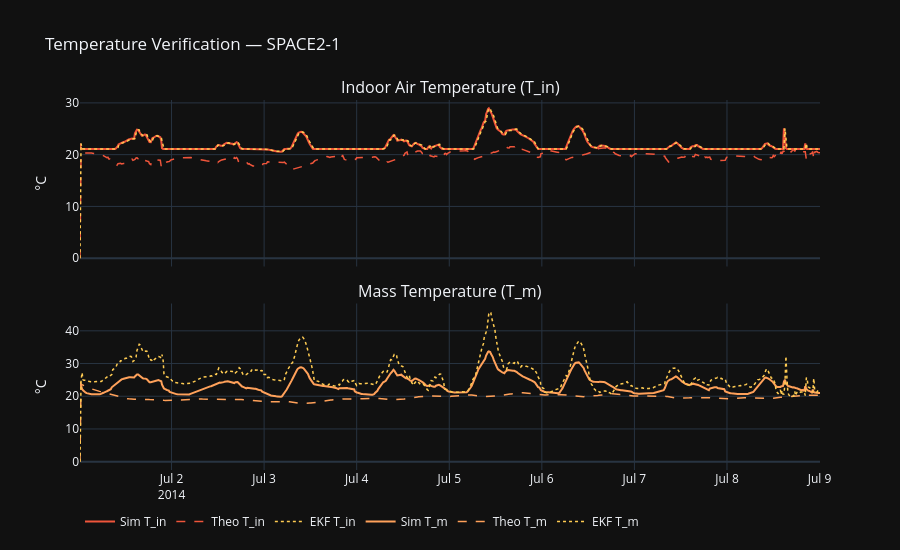

Notebook source saved alongside this figure:
### Markdown cell above
## 1 · Temperature Verification (T_in & T_m)
Compare Simulation → Theoretical RC model → EKF estimate.

### Code cell
fig = make_subplots(
    rows=2, cols=1, shared_xaxes=True,
    subplot_titles=['Indoor Air Temperature (T_in)', 'Mass Temperature (T_m)'],
    vertical_spacing=0.10
)

t = df['Datetime']

# T_in
fig.add_trace(go.Scatter(x=t, y=df[f'{ZONE}_Temp_C'],
    name='Sim T_in', line=dict(color='#EF553B', width=2)), row=1, col=1)
fig.add_trace(go.Scatter(x=t, y=df[f'{ZONE}_T_in_theo'],
    name='Theo T_in', line=dict(color='#EF553B', width=1.5, dash='dash')), row=1, col=1)
fig.add_trace(go.Scatter(x=t, y=df[f'{ZONE}_T_in_est'],
    name='EKF T_in', line=dict(color='#FECB52', width=1.5, dash='dot')), row=1, col=1)

# T_m
fig.add_trace(go.Scatter(x=t, y=df[f'{ZONE}_T_m_C'],
    name='Sim T_m', line=dict(color='#FFA15A', width=2)), row=2, col=1)
fig.add_trace(go.Scatter(x=t, y=df[f'{ZONE}_T_m_theo'],
    name='Theo T_m', line=dict(color='#FFA15A', width=1.5, dash='dash')), row=2, col=1)
fig.add_trace(go.Scatter(x=t, y=df[f'{ZONE}_T_m_est'],
    name='EKF T_m', line=dict(color='#FECB52', width=1.5, dash='dot')), row=2, col=1)

fig.update_layout(template='plotly_dark', height=550,
    title=f'Temperature Verification — {ZONE}',
    legend=dict(orientation='h', y=-0.10))
fig.update_yaxes(title_text='°C', row=1, col=1)
fig.update_yaxes(title_text='°C', row=2, col=1)
fig.show()

### Figure 1 — Plotly figure (JSON) as saved in the notebook; plotly's stock layout.template omitted (floating-point values rounded to 4 significant figures; data arrays with more than 128 entries replaced by an {"elided": "..."} marker saying what was removed)
{"data": [{"line": {"color": "#EF553B", "width": 2}, "name": "Sim T_in", "type": "scatter", "x": {"elided": "768 str values"}, "xaxis": "x", "y": {"elided": "768 float values"}, "yaxis": "y"}, {"line": {"color": "#EF553B", "dash": "dash", "width": 1.5}, "name": "Theo T_in", "type": "scatter", "x": {"elided": "768 str values"}, "xaxis": "x", "y": {"elided": "768 float values"}, "yaxis": "y"}, {"line": {"color": "#FECB52", "dash": "dot", "width": 1.5}, "name": "EKF T_in", "type": "scatter", "x": {"elided": "768 str values"}, "xaxis": "x", "y": {"elided": "768 float values"}, "yaxis": "y"}, {"line": {"color": "#FFA15A", "width": 2}, "name": "Sim T_m", "type": "scatter", "x": {"elided": "768 str values"}, "xaxis": "x2", "y": {"elided": "768 float values"}, "yaxis": "y2"}, {"line": {"color": "#FFA15A", "dash": "dash", "width": 1.5}, "name": "Theo T_m", "type": "scatter", "x": {"elided": "768 str values"}, "xaxis": "x2", "y": {"elided": "768 float values"}, "yaxis": "y2"}, {"line": {"color": "#FECB52", "dash": "dot", "width": 1.5}, "name": "EKF T_m", "type": "scatter", "x": {"elided": "768 str values"}, "xaxis": "x2", "y": {"elided": "768 float values"}, "yaxis": "y2"}], "layout": {"annotations": [{"font": {"size": 16}, "showarrow": false, "text": "Indoor Air Temperature (T_in)", "x": 0.5, "xanchor": "center", "xref": "paper", "y": 1, "yanchor": "bottom", "yref": "paper"}, {"font": {"size": 16}, "showarrow": false, "text": "Mass Temperature (T_m)", "x": 0.5, "xanchor": "center", "xref": "paper", "y": 0.45, "yanchor": "bottom", "yref": "paper"}], "height": 550, "legend": {"orientation": "h", "y": -0.1}, "title": {"text": "Temperature Verification — SPACE2-1"}, "xaxis": {"anchor": "y", "domain": [0, 1], "matches": "x2", "showticklabels": false}, "xaxis2": {"anchor": "y2", "domain": [0, 1]}, "yaxis": {"anchor": "x", "domain": [0.55, 1], "title": {"text": "°C"}}, "yaxis2": {"anchor": "x2", "domain": [0, 0.45], "title": {"text": "°C"}}}}
